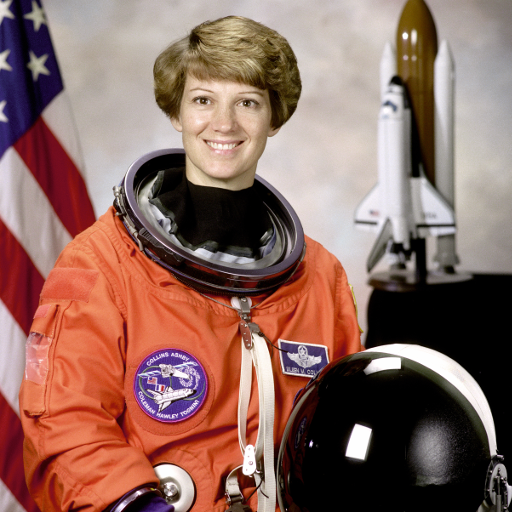
#> input picture skimage.data.astronaut(), 512 x 512 px
$ jupyter execute LAB0_Intro_PDI_Python.ipynb   (shell and % lines are left out)
#> lines starting #> are read from the running program, lines starting #| are printed output that depends on the picture
<a href="https://colab.research.google.com/github/guirco/ufpel-pdi/blob/main/LAB0_Intro_PDI_Python.ipynb" target="_parent"></a>

# LAB0 — Introdução prática ao ambiente Python para PDI

Disciplina: **Processamento Digital de Imagens (PDI)**  - UFPel
Professor: **Guilherme Corrêa**
Formato: *Notebook Google Colab*
Objetivo: ambientar o aluno no ecossistema Python e revisar operações matriciais e operações básicas com imagens.

**Conteúdos desta prática**
- Configuração do ambiente (Colab/Jupyter) e bibliotecas (`numpy`, `matplotlib`, `scikit-image`, `opencv-python`, `imageio`).
- Operações com vetores e matrizes (criação, slicing, broadcasting, álgebra linear).
- Leitura de uma imagem PNG, exibição com Matplotlib, inspeção de `shape`/`dtype`.
- Separação e visualização de canais de cor (R, G, B).
- Salvamento de imagens geradas.
- Mini-desafios para fixação.

## 1) Configuração rápida (Colab ou local)

### Em **Google Colab**:
- Basta executar a célula abaixo; ela instalará as bibliotecas necessárias. Em geral, no Google Colab, esses pacotes já vêm pré-instalados, mas essa linha garante que todos estão presentes e atualizados.
- Para enviar/baixar arquivos, use o painel lateral do Colab ou `files.upload()`.

### Em **Jupyter local** (Anaconda/Miniconda):
```bash
conda create -n pdi python=3.11 -y
conda activate pdi
pip install numpy matplotlib scikit-image opencv-python imageio
jupyter lab
```

[cell 1]
# Se estiver no Colab, descomente a linha abaixo para instalar dependências.
# (Executar uma única vez. Pode levar ~1-2 min.)

# Pacotes instalados:
# numpy → operações numéricas e matriciais.
# matplotlib → visualização e gráficos.
# scikit-image → funções de processamento de imagens (filtros, segmentação, transformações).
# opencv-python (cv2) → biblioteca muito usada em visão computacional.
# imageio → leitura e escrita de imagens em vários formatos.

import sys, platform
print("Python:", sys.version.split()[0], "| Plataforma:", platform.platform())

## 2) Imports e verificação de versões
Rodar a célula para garantir que tudo está OK.

[cell 2]
import numpy as np
import matplotlib.pyplot as plt
from skimage import io, color, data, img_as_ubyte
import imageio.v2 as imageio
import cv2
import os

print("NumPy:", np.__version__)
print("Matplotlib:", plt.matplotlib.__version__)
import skimage, imageio
print("scikit-image:", skimage.__version__)
print("imageio:", imageio.__version__)
print("OpenCV:", cv2.__version__)

## 3) Operações fundamentais com vetores e matrizes
Criação, *slicing*, *broadcasting* e operações de álgebra linear.

[cell 3]
A = np.array([[1,2,3],[4,5,6],[7,8,9]], dtype=np.int32)
B = A.T
print("A=\n", A)
print("B=A.T=\n", B)
print("diag(A)=", np.diag(A))
print("sum(A)=", A.sum())
print("sum por eixo 0 (colunas)=", A.sum(axis=0))
print("sum por eixo 1 (linhas)=", A.sum(axis=1))

# Indexação, slicing, operador 'end' equivalente usando -1
print("A[1,2]=", A[1,2])  # segunda linha, terceira coluna
print("A[1,:]=", A[1,:])  # segunda linha completa
print("A[:, -1]=", A[:, -1])  # última coluna

# Broadcasting e operações elemento a elemento
x = np.arange(1, 11)
table = np.column_stack([x, x**2, x**3])
print("\nTabela n, n^2, n^3:\n", table)

# Álgebra linear
M = np.array([[1,2,3],[4,5,6],[7,8,9]], dtype=float)
v = np.array([1, 1, 1], dtype=float)
print("\nM@v=", M @ v)  # produto matriz-vetor

### Desafio
Usando a matriz `A` definida acima, **substitua todos os valores iguais a 5 por 0** (dica: `np.where` ou indexação booleana).

[cell 4]
# Solução
A2 = A.copy()
A2[A2 == 5] = 0
print(A2)

## 4) Lendo e exibindo uma imagem PNG
Usaremos uma imagem de exemplo do `scikit-image` (astronauta), mas se quiser você pode carregar uma imagem PNG do Google Drive, fazer upload via Colab ou ler de um caminho local.

[cell 5]
# Carrega uma imagem de exemplo (colorida, RGB)
img = data.astronaut()  # shape (512, 512, 3), dtype uint8
#> img is the input picture: shape (512, 512, 3); mean R, G, B 141.6, 105.8, 96.5
print("shape:", img.shape, "dtype:", img.dtype)
#| shape: (512, 512, 3) dtype: uint8

# Exibe com Matplotlib (atenção: imshow espera RGB com valores 0..255 (uint8) ou 0..1 (float))
plt.figure(figsize=(4,4))
plt.imshow(img)
plt.title("Astronaut (RGB)")
plt.axis('off')
plt.show()

[cell 6]
# Carrega uma imagem de exemplo (colorida, RGB)
import imageio.v2 as imageio
url = "https://raw.githubusercontent.com/guirco/ufpel-pdi/main/data/tuyuka.png"
img2 = imageio.imread(url)
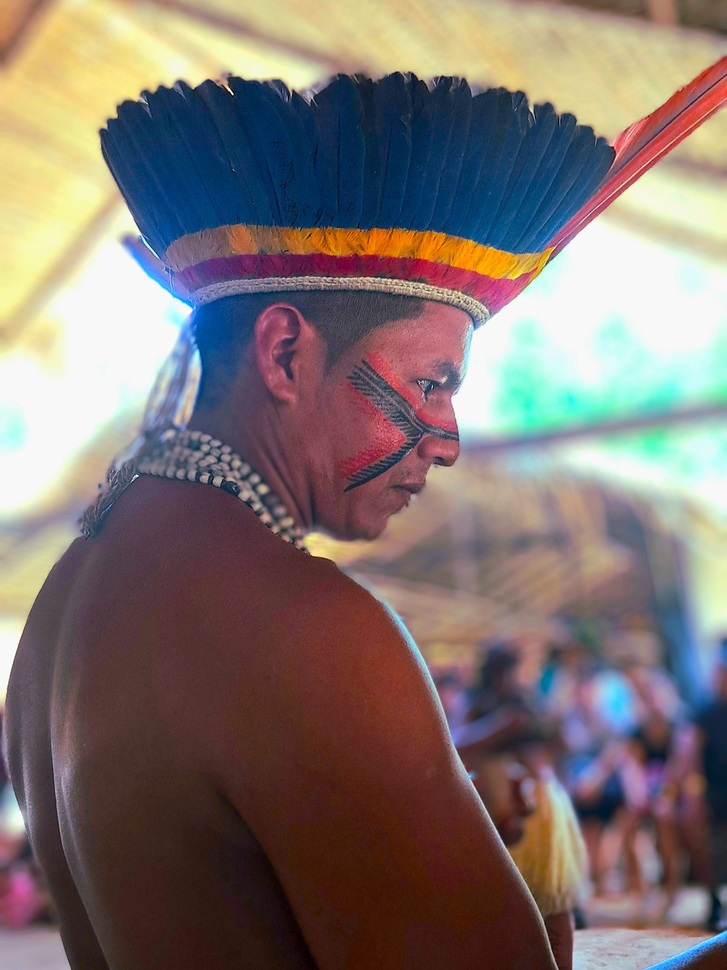
#> input picture data/tuyuka.png, 727 x 970 px, shrunk from 1535 x 2048 before the run, found by its file name
#> img2 is the input picture: shape (970, 727, 3); mean R, G, B 128, 115.7, 111.8
print("shape:", img2.shape, "dtype:", img2.dtype)
#| shape: (970, 727, 3) dtype: uint8

# Exibe com Matplotlib (atenção: imshow espera RGB com valores 0..255 (uint8) ou 0..1 (float))
plt.figure(figsize=(4,4))
plt.imshow(img2)
plt.title("Tuyuka (RGB)")
plt.axis('off')
plt.show()

## 5) Separando canais de cor (R, G, B)
Em `numpy`, um array RGB tem shape `(altura, largura, 3)`. O último eixo são os canais.

[cell 7]
R = img2[:, :, 0]
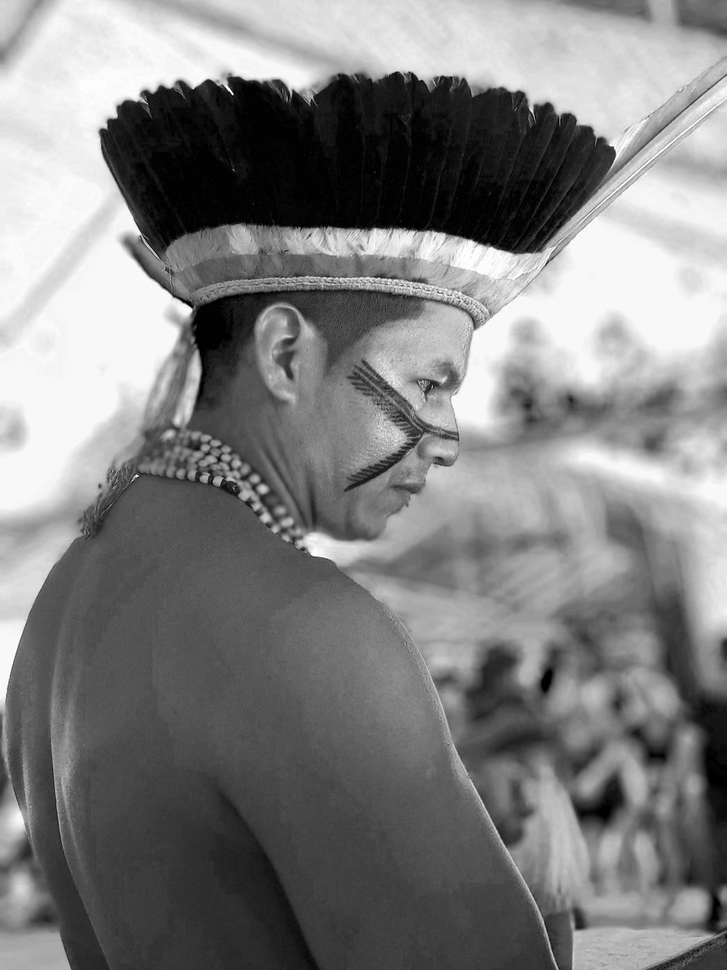
#> R: shape (970, 727); min 0, max 255, mean 128
G = img2[:, :, 1]
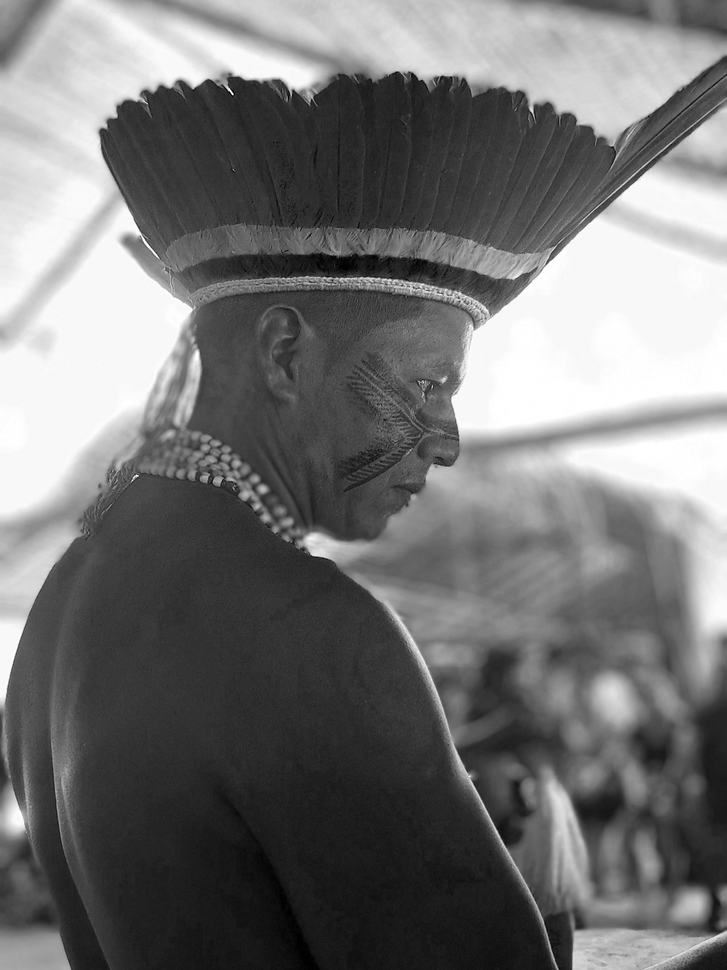
#> G: shape (970, 727); min 0, max 255, mean 115.7
B = img2[:, :, 2]
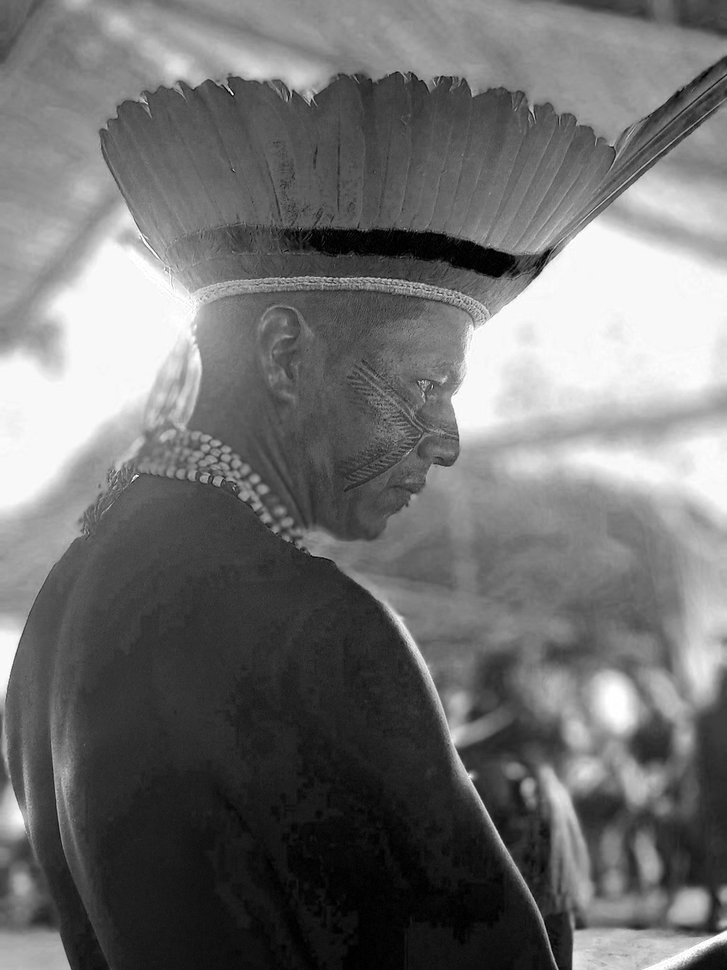
#> B: shape (970, 727); min 0, max 255, mean 111.8

fig, axs = plt.subplots(1, 4, figsize=(16,4))
axs[0].imshow(img2)
axs[0].set_title('Todos Canais')
axs[0].axis('off')
axs[1].imshow(R, cmap='gray')
axs[1].set_title('Canal R')
axs[1].axis('off')
axs[2].imshow(G, cmap='gray')
axs[2].set_title('Canal G')
axs[2].axis('off')
axs[3].imshow(B, cmap='gray')
axs[3].set_title('Canal B')
axs[3].axis('off')
plt.show()

# Visualizar imagem usando apenas um canal repetido (ex.: vermelho)
only_red = np.zeros_like(img2)
only_red[:,:,0] = R
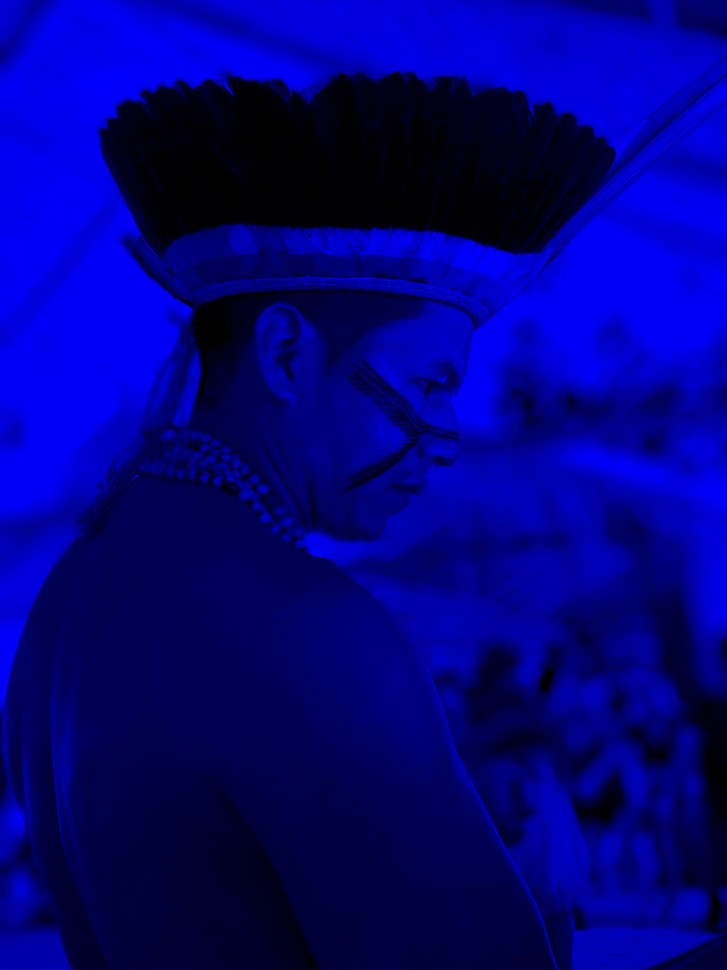
#> only_red: shape (970, 727, 3); mean of channels 0, 1, 2 128, 0, 0; drawn as B, G, R
plt.figure(figsize=(4,4))
plt.imshow(only_red)
plt.title("Componente vermelha isolada (R)")
plt.axis('off')
plt.show()
io.imsave("red_tuyuka.png", only_red)  # salva em disco, no arquivo "red_astronaut.png"

💡 **Por que usamos PNG nestes exemplos?**

- O formato **PNG** é **lossless** (compressão sem perdas), preservando todos os pixels originais.
- Permite trabalhar tanto com imagens **coloridas (RGB)** quanto em **tons de cinza**.
- É amplamente suportado por bibliotecas como `matplotlib`, `scikit-image`, `opencv` e `imageio`.
- É um formato **aberto e livre de patentes**, diferente de alguns codecs proprietários.

👉 Por isso, neste LAB e nos seguintes usaremos PNG como formato de teste — garantindo fidelidade e portabilidade.

### Dica
OpenCV (`cv2`) lê imagens por padrão em **BGR**. Se usar `cv2.imread`, converta para RGB com `cv2.cvtColor(img, cv2.COLOR_BGR2RGB)` antes de exibir com Matplotlib.

[cell 8]
# Exemplo com OpenCV (imagem de exemplo salva e relida):
tmp_path = "astronaut.png"
io.imsave(tmp_path, img)  # salva em disco, no arquivo "astronaut.png"

img_bgr = cv2.imread(tmp_path)           # lendo a imagem com OpenCV (formato BGR)

plt.figure(figsize=(4,4))
plt.imshow(img_bgr)
plt.title("Lida com OpenCV (BGR)")
plt.axis('off')
plt.show()

img_rgb = cv2.cvtColor(img_bgr, cv2.COLOR_BGR2RGB)     # convertendo a imagem para RGB

plt.figure(figsize=(4,4))
plt.imshow(img_rgb)
plt.title("Lida com OpenCV (BGR→RGB)")
plt.axis('off')
plt.show()

## 6) Conversões de cor rápidas (RGB↔Gray, RGB↔HSV)
Algumas transformações úteis usando `scikit-image` e `OpenCV`.

[cell 9]
gray = color.rgb2gray(img)   # float64, range 0..1
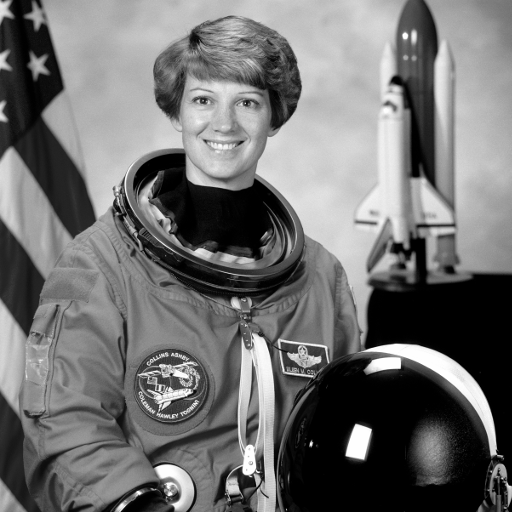
#> gray: shape (512, 512) float64; min 0, max 1, mean 0.442
plt.figure(figsize=(4,4))
plt.imshow(gray, cmap='gray')
plt.title("RGB → Gray")
plt.axis('off')
plt.show()

hsv = color.rgb2hsv(img)
#> hsv: shape (512, 512, 3) float64; mean of channels 0, 1, 2 0.217, 0.357, 0.561
fig, axs = plt.subplots(1,3, figsize=(12,4))
labels = ['H (matiz)','S (saturação)','V (valor)']
for i in range(3):
    axs[i].imshow(hsv[:,:,i], cmap='gray')
    axs[i].set_title(labels[i])
    axs[i].axis('off')
plt.show()
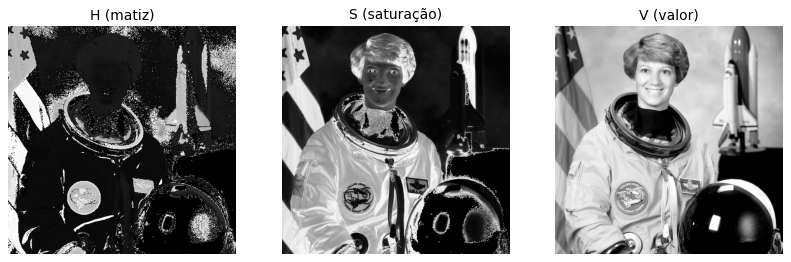
#> figure drawn by matplotlib, 3 panels

## 7) Salvando imagens
Atenção ao tipo e faixa de valores: use `img_as_ubyte` quando necessário.

[cell 10]
io.imsave("gray_uint8.png", img_as_ubyte(gray))
print("Arquivos salvos na pasta atual:")
print(os.getcwd())
import os
for f in os.listdir():
    if f.endswith('.png'):
        print(" -", f)
